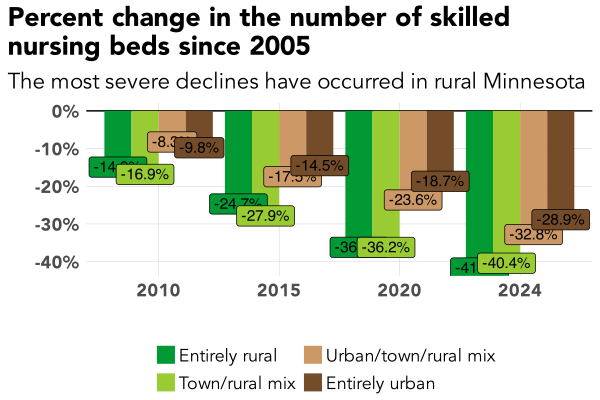

Here is the R script that generated this plot:
# library -----------------------------------------------------------------
library(tidyverse)
library(sf)
library(ggrepel)
library(scales)
library(ggiraph)
library(rmapshaper)
library(cowplot)
library(RColorBrewer)
library(readxl)
library(lubridate)
library(readxl)
library(systemfonts)
reset_font_cache()
library(ggtext)
library(janitor)
library(cowplot)


rm(list = ls())

# themes ------------------------------------------------------------------
theme_bar <- theme_bw() +
  theme(panel.grid.major = element_line(color = "grey70", size = 0.1),
        panel.grid.minor = element_blank(),
        axis.ticks = element_blank(),
        axis.text = element_text(face = "bold"),
        panel.border = element_blank(),
        legend.background = element_rect(fill = "transparent", color = "transparent"),
        legend.key = element_rect(fill = "transparent"),
        legend.key.size = unit(1, "lines"),
        legend.margin = margin(0,0,0,0),
        legend.title = element_blank(),
        legend.text = element_text(margin = margin(l = 2)),
        text = element_text(family = "Avenir") ,
        plot.title.position = "plot",
        plot.title = element_text(face = "bold"))

theme_line <- theme_bw() +
  theme(legend.background = element_rect(fill = "transparent", color = "transparent"),
        legend.key = element_rect(fill = "transparent"),
        legend.text = element_text(margin = margin(l = 2)),
        panel.grid.minor = element_blank(),
        panel.grid.major = element_line(color = "grey70", size = 0.1),
        axis.ticks = element_blank(),
        axis.text = element_text(face = "bold"),
        panel.border = element_blank(),
        legend.margin = margin(0,0,0,0),
        legend.key.size = unit(1, "lines"),
        text = element_text(family = "Avenir") ,
        plot.title.position = "plot",
        plot.title = element_text(face = "bold"))


theme_sf <- theme_bw() +
  theme(axis.text.x=element_blank(),
        axis.text.y=element_blank(),
        axis.ticks=element_blank(),
        panel.background = element_blank(),
        panel.grid.major = element_line(color = "white"),
        panel.border = element_blank(),
        legend.title = element_blank(),
        legend.text = element_text(margin = margin(l = 2)),
        legend.margin = margin(0,0,0,0),
        legend.key.size = unit(1, "lines"),
        text = element_text(family = "Avenir") ,
        plot.title.position = "plot",
        plot.title = element_text(face = "bold"))

regions <- read_csv("/Users/kellyasche/Library/CloudStorage/GoogleDrive-kasche@ruralmn.org/My Drive/Data Prep/R Projects/Join docs/county_regions.csv") %>%
  select(5,6) %>%
  unique() %>%
  mutate(edr = str_replace(edr, "  ", " "),
         planning.region = str_replace(planning.region, " Minnesota", ""),
         planning.region = fct_relevel(planning.region, "Northwest", "Northeast", "Central", "Seven County Mpls-St Paul", "Southwest", "Southeast"),
         edr = fct_relevel(edr, "EDR 1 - Northwest", "EDR 2 - Headwaters", "EDR 3 - Arrowhead", "EDR 4 - West Central", "EDR 5 - North Central", "EDR 6E- Southwest Central", "EDR 6W- Upper Minnesota Valley", "EDR 7E- East Central", "EDR 7W- Central", "EDR 8 - Southwest", "EDR 9 - South Central", "EDR 10 - Southeast", "EDR 11 - 7 County Twin Cities", "Minnesota"))

counties.regions <- read_csv("/Users/kellyasche/Library/CloudStorage/GoogleDrive-kasche@ruralmn.org/My Drive/Data Prep/R Projects/Join docs/county_regions.csv") %>%
  mutate(countyfp = formatC(countyfp, width = 3, flag = "0"),
         Name = str_to_title(Name),
         Name = str_replace(Name, "Q", "q"),
         Name = str_replace(Name, "Of The", "of the"),
         Name = str_replace(Name, "Mcleod", "McLeod"),
         Dem_Desc = ifelse(Name == "Minnesota", "Minnesota", Dem_Desc) ,
         edr = str_replace(edr, "  ", " "),
         planning.region = str_replace(planning.region, " Minnesota", ""),
         planning.region = fct_relevel(planning.region, "Northwest", "Northeast", "Central", "Seven County Mpls-St Paul", "Southwest", "Southeast"),
         edr = fct_relevel(edr, "EDR 1 - Northwest", "EDR 2 - Headwaters", "EDR 3 - Arrowhead", "EDR 4 - West Central", "EDR 5 - North Central", "EDR 6E- Southwest Central", "EDR 6W- Upper Minnesota Valley", "EDR 7E- East Central", "EDR 7W- Central", "EDR 8 - Southwest", "EDR 9 - South Central", "EDR 10 - Southeast", "EDR 11 - 7 County Twin Cities", "Minnesota"))

color.ruca <- c("Entirely rural" = "#009933", "Town/rural mix" = "#99CC33", "Urban/town/rural mix" = "#CC9966", "Entirely urban" = "#754C29", "Minnesota" = "black")

color.pr <- c("Northwest" = "#4575b4","Northeast" = "grey", "Central" = "#fee090", "Seven County Mpls-St Paul" = "#d73027", "Southwest" = "#91bfdb", "Southeast" = "#fc8d59", "Minnesota" = "black")

color.edr <- c("EDR 1 - Northwest" = "#b3cde3", "EDR 2 - Headwaters" = "#8c96c6", "EDR 3 - Arrowhead" = "#fe9929", "EDR 4 - West Central" = "#8856a7", "EDR 5 - North Central" = "#810f7c", "EDR 6E- Southwest Central" = "#e5f5f9", "EDR 6W- Upper Minnesota Valley" = "#bdc9e1", "EDR 7E- East Central" = "#99d8c9", "EDR 7W- Central" = "#2ca25f", "EDR 8 - Southwest" = "#74a9cf", "EDR 9 - South Central" = "#0570b0", "EDR 10 - Southeast" = "#d7301f", "EDR 11 - 7 County Twin Cities" = "#d8b365", "Minnesota" = "black")

color.pr.edr <- c ("Northwest" = "#4575b4","Northeast" = "#e0f3f8", "Central" = "#fee090", "Seven County Mpls-St Paul" = "#d73027", "Southwest" = "#91bfdb", "Southeast" = "#fc8d59", "Minnesota" = "black", "EDR 1 - Northwest" = "#b3cde3", "EDR 2 - Headwaters" = "#8c96c6", "EDR 3 - Arrowhead" = "#fe9929", "EDR 4 - West Central" = "#8856a7", "EDR 5 - North Central" = "#810f7c", "EDR 6E- Southwest Central" = "#e5f5f9", "EDR 6W- Upper Minnesota Valley" = "#bdc9e1", "EDR 7E- East Central" = "#99d8c9", "EDR 7W- Central" = "#2ca25f", "EDR 8 - Southwest" = "#74a9cf", "EDR 9 - South Central" = "#0570b0", "EDR 10 - Southeast" = "#d7301f", "EDR 11 - 7 County Twin Cities" = "#d8b365")

color.six <- c("#009933", "#4575b4", "grey", "#fee090", "#fc8d59", "#d73027")

mn_counties <- st_read("/Users/kellyasche/Library/CloudStorage/GoogleDrive-kasche@ruralmn.org/My Drive/Data Prep/R Projects/Shapefiles/County shapefiles/MNCounties_MNDOT.shp", quiet = TRUE) %>%
  ms_simplify(keep = .01, keep_shapes = TRUE) %>%
  rename("countyfp" = "FIPS_CODE")


# Prep data ---------------------------------------------------------------

master.original <- read_csv("Data/Facilities/Master-provider-directory-2005-2024.csv") %>%
  mutate(Dem_Desc = fct_relevel(Dem_Desc, "Entirely rural", "Town/rural mix", "Urban/town/rural mix", "Entirely urban"),
         planning.region = fct_relevel(planning.region, "Northwest", "Northeast", "Central", "Seven County Mpls-St Paul", "Southwest", "Southeast"),
         edr = fct_relevel(edr, "EDR 1 - Northwest", "EDR 2 - Headwaters", "EDR 3 - Arrowhead", "EDR 4 - West Central", "EDR 5 - North Central", "EDR 6E- Southwest Central", "EDR 6W- Upper Minnesota Valley", "EDR 7E- East Central", "EDR 7W- Central", "EDR 8 - Southwest", "EDR 9 - South Central", "EDR 10 - Southeast", "EDR 11 - 7 County Twin Cities", "Minnesota"))

master.snf <- master.original %>%
  select(year, LIC_TYPE, NH_BEDS, SNF_BEDS, SNFNF_BEDS, NF1_BEDS, NF2_BEDS, HFID, NAME, CITY, STATE, ZIP, COUNTY_NAME, countyfp, Dem_Desc, edr, planning.region)

nh.nf2.beds.master <- master.snf %>%
  mutate(nh.nf2.beds = NH_BEDS + NF2_BEDS) %>%
  filter(nh.nf2.beds > 0)

nh.nf2.beds.ruca <- nh.nf2.beds.master %>%
  group_by(year, Dem_Desc) %>%
  summarize(nh.nf2.beds = sum(nh.nf2.beds)) %>%
  ungroup() %>%
  group_by(Dem_Desc) %>%
  arrange(year) %>%
  mutate(nh.nf2.beds.pct.change = (nh.nf2.beds - nh.nf2.beds[year == min(year)]) / nh.nf2.beds[year == min(year)]) %>%
  ungroup() %>%
  mutate(data_id = as.character(seq(n()))) 


# Create chart ------------------------------------------------------------

ggplot(data = filter(nh.nf2.beds.ruca, year != 2005), aes(as.character(year), nh.nf2.beds.pct.change, fill = Dem_Desc, group = Dem_Desc)) +
  geom_hline(yintercept = 0, color = "black") +
  geom_col_interactive(position = "dodge", aes(data_id = data_id, tooltip = paste(Dem_Desc, "\n", "Nursing home beds and Boarding Care Nursing Beds", "\n", year, "\nNumber of beds: ", comma(nh.nf2.beds), "\nChange since ", min(nh.nf2.beds.mn$year), ": ", percent(nh.nf2.beds.pct.change, accuracy = .1), sep = ""))) +
  geom_label(aes(label = percent(nh.nf2.beds.pct.change, accuracy = .1)), color = "black", position = position_dodge(width = .9), show.legend = FALSE) +
  labs(x="", y = "", color="", title = "Percent change in the number of skilled\nnursing beds since 2005", subtitle = "The most severe declines have occurred in rural Minnesota")+
  scale_y_continuous(labels=scales::percent)+
  scale_fill_manual(values = color.ruca,
                    guide = guide_legend(ncol = 3)) +
  theme_bar+
  theme(legend.position = "bottom",
        text = element_text(size = 16))



ggsave(filename = "Charts/Paper report/sn-beds-ruca.png", dpi = "print", width = 6, height = 4)

ggsave(filename = "Charts/Paper report/sn-beds-ruca.pdf", device = cairo_pdf, dpi = "print", width = 6, height = 4)
